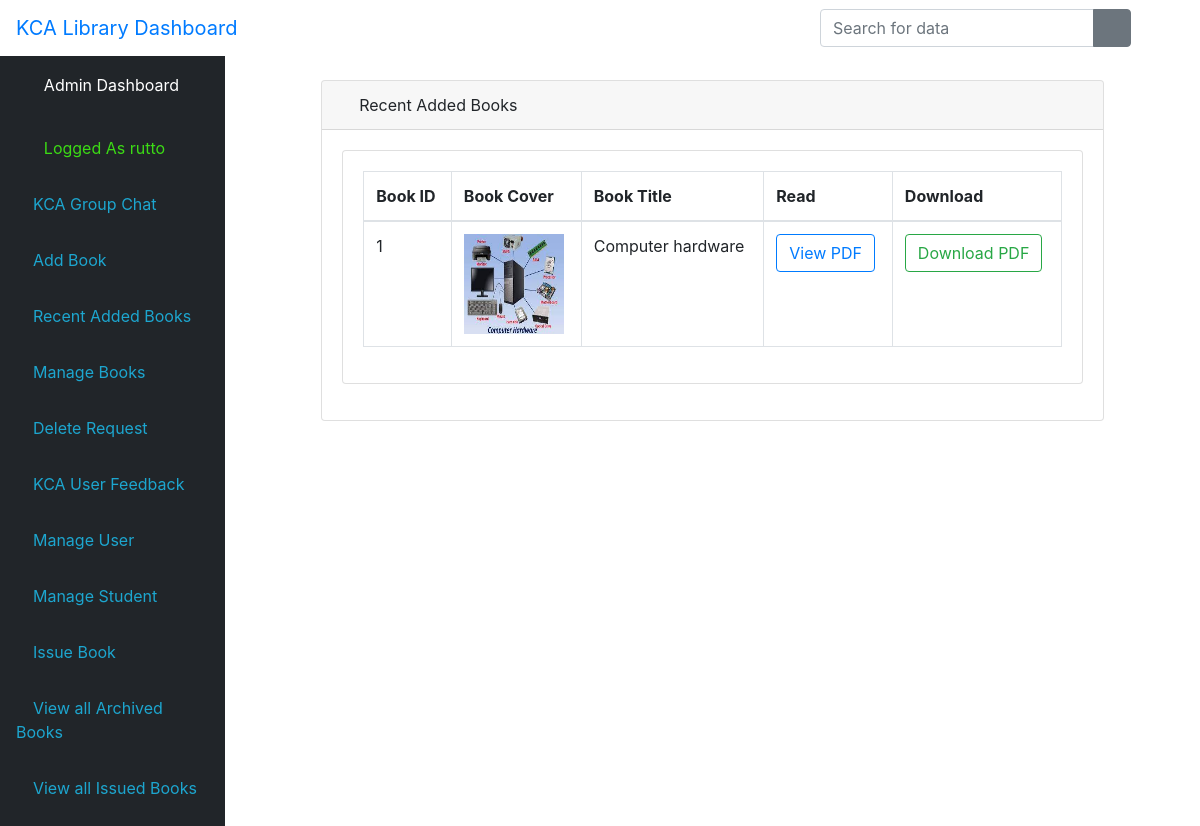
Screenshot of /albook/ (signed in) with the database file from the repository.
### bookstore/models.py (models this page shows, shortened)
class User(AbstractUser):
    is_admin = models.BooleanField(default=False)
    is_publisher = models.BooleanField(default=False)
    is_librarian = models.BooleanField(default=False)
    class Meta:
        swappable = 'AUTH_USER_MODEL'

class Book(models.Model):
    id = models.AutoField(primary_key="True")
    title = models.CharField(max_length=100)
    author = models.CharField(max_length=100)
    year = models.CharField(max_length=100)
    publisher = models.CharField(max_length=200)
    desc = models.CharField(max_length=1000)
    uploaded_by = models.ForeignKey(User, max_length=100, on_delete=models.CASCADE)
    pdf = models.FileField(upload_to='bookapp/pdfs/')
    cover = models.ImageField(upload_to='bookapp/covers/', null=True, blank=True)

### bookstore/views.py (the view)
# urls.py: path('albook/', views.ABookListView.as_view(), name='albook'),
class ABookListView(LoginRequiredMixin,ListView):
	model = Book
	template_name = 'dashboard/book_list.html'
	context_object_name = 'books'
	paginate_by = 3
	def get_queryset(self):
		return Book.objects.order_by('id')

### bookstore/templates/dashboard/book_list.html (shortened to what this page needs)
{% extends 'dashboard/base.html' %}
{% load static %}
{% block body %}
<div class="container-fluid">
<div class="row" style="padding-top: 30px">
<div class="col-sm-1" style="color: red">
</div>
<div class="col-sm-10">
                <div class="card mb-3">
                <div class="card-header">
                    <i class="fas fa-table text-primary"></i>
                    Recent Added Books
                </div>
                <div class="card-body">
            <div class="card mb-3">
                <div class="card-body">
                    <div class="table-responsive">
                         <table class="table table-bordered" id="dataTable" width="100%" cellspacing="0">
                            <thead>
                            <tr>
                                <th>Book ID</th>
                                <th>Book Cover</th>
                                <th>Book Title</th>
                                <th>Read</th>
                                <th>Download</th>
                            </tr>
                            </thead>
                            <tbody>
                              {% if books %}
                                {% for book in books %}
                                <tr>
                                  <td>{{ book.id }}</td>
                                  <td>
                                    {% if book.cover %}
                                    <img src="{{ book.cover.url }}" alt="{{ book.title }}" style="width:100px; height: 100px">
                                    {% else %}
                                    <span class="text-muted">No cover</span>
                                    {% endif %}
                                   </td>
                                  <td>{{ book.title }}</td>
                                  <td>
                                  {% if book.pdf %}
                                    <a href="{{ book.pdf.url }}" class="btn btn-outline-primary" target="_blank">
                                  View PDF</a>
                                  {% else %}
                                  <span class="text-muted">No PDF</span>
                                 {% endif %}
                                </td>
                                    <td>
                                    {% if book.cover %}
                                      <a href="{{ book.pdf.url }}" download class="btn btn-outline-success">
                                    Download PDF</a>
                                    {% else %}
                                   <span class="text-muted">No PDF</span>
                                   {% endif %}
                                  </td>
                                </tr>
                                {% endfor %}
                                {% endif %}
                            </tbody>
                        </table>
                    </div>
                </div>
            </div>
        </div>
    </div>
</div>
<div class="col-sm-1">
</div>
</div>
</body>
</html>
{% endblock %}

### bookstore/templates/dashboard/base.html (shortened to what this page needs)
{% load static %}
<!DOCTYPE html>
<html lang="en">
<head>
    {% load static %}
    <link href="{% static 'vendor/fontawesome-free/css/all.min.css' %}" rel="stylesheet" type="text/css">
       <link rel="stylesheet" href="{% static 'assets/css/bootstrap.min.css' %}">
      <link rel="stylesheet" href="{% static 'assets/fonts/font-awesome-4.7.0/css/font-awesome.min.css' %}">
    <link href="{% static 'vendor/datatables/dataTables.bootstrap4.css' %}" rel="stylesheet">
    <link rel="stylesheet" type="text/css" href="{% static 'css/master.css' %}">
    <link href="{% static 'css/sb-admin.css' %}" rel="stylesheet">
</head>
<body id="page-top">
<nav class="navbar navbar-expand navbar-white bg-white fixed-top">
    <a class="navbar-brand mr-1 text-primary" href="">KCA Library Dashboard</a>
    <button class="btn btn-link btn-sm text-white order-1 order-sm-0" id="sidebarToggle" href="#">
        <i class="fas fa-bars"></i>
    </button>
      <form class="d-none d-md-inline-block form-inline ml-auto mr-0 mr-md-3 my-2 my-md-0" action="{% url 'asearch' %}">
        <div class="input-group">
            <input type="text" class="form-control" name="query" placeholder="Search for data" aria-label="Search" aria-describedby="basic-addon2" style="color: white;">
            <div class="input-group-append">
                <button class="btn btn-secondary" type="submit">
                    <i class="fas fa-search"></i>
                </button>
            </div>
        </div>
    </form>
    <ul class="navbar-nav ml-auto ml-md-0">
        <li class="nav-item dropdown no-arrow">
            <a class="nav-link dropdown-toggle" href="#" id="userDropdown" role="button" data-toggle="dropdown" aria-haspopup="true" aria-expanded="false">
                <i class="fas fa-user-circle fa-fw text-secondary"></i>
            </a>
        </li>
    </ul>
</nav>
<div id="wrapper" style="padding-top: 50px">
<ul class="sidebar navbar-nav">
    <li class="nav-item active">
        <a class="nav-link" href="{% url 'dashboard' %}">
            <i class='fas fa-tachometer-alt' style='font-size:30px;color:rgb(26, 29, 204)'></i>
            <span>Admin Dashboard</span>
        </a>
    </li>
    <li class="nav-item active">
        <a class="nav-link" href="">
            <i class="fa fa-user-circle-o" style="font-size:30px;color:rgb(60, 219, 21)"></i>
            <span style="color: rgb(60, 219, 21)">Logged As {{ user.username }}</span>
        </a>
    </li>
    <li class="nav-item">
        <a class="nav-link" href="{% url 'alchat' %}">
            <i class="fas fa-pen text-secondary" ></i>
            <span style="color: rgb(29, 166, 207)">KCA Group Chat</span>
        </a>
    </li>
        <li class="nav-item">
        <a class="nav-link" href="{% url 'aabook_form' %}">
            <i class="fas fa-book text-secondary"></i>
            <span style="color: rgb(29, 166, 207)">Add Book</span>
        </a>
    </li>
    <li class="nav-item">
        <a class="nav-link" href="{% url 'albook' %}">
            <i class="fas fa-book text-secondary"></i>
            <span style="color:rgb(29, 166, 207)">Recent Added Books</span>
        </a>
    </li>
      <li class="nav-item">
        <a class="nav-link" href="{% url 'ambook' %}">
            <i class="fas fa-book text-secondary"></i>
            <span style="color:rgb(29, 166, 207)">Manage Books</span>
        </a>
    </li>
     <li class="nav-item">
        <a class="nav-link" href="{% url 'adrequest' %}">
            <i class="fas fa-book text-secondary"></i>
            <span style="color: rgb(29, 166, 207)">Delete Request</span>
        </a>
    </li>
     <li class="nav-item">
        <a class="nav-link" href="{% url 'afeedback' %}">
            <i class="fas fa-book text-secondary"></i>
            <span style="color:rgb(29, 166, 207)">KCA User Feedback</span>
        </a>
    </li>
     <li class="nav-item">
        <a class="nav-link" href="{% url 'aluser' %}">
            <i class="fas fa-user text-secondary"></i>
            <span style="color:rgb(29, 166, 207)">Manage User</span>
        </a>
    </li>
        <li class="nav-item">
            <a class="nav-link" href="{% url 'studentlist' %}">
                <i class="fas fa-user text-secondary"></i>
                <span style="color:rgb(29, 166, 207)">Manage Student</span>
            </a>
    </li>
<li class="nav-item">
    <a class="nav-link" href="{% url 'book_issue' %}">
        <i class="fas fa-user text-secondary"></i>
        <span style="color:rgb(29, 166, 207)">Issue Book</span>
    </a>
</li>
<li class="nav-item">
    <a class="nav-link" href="{% url 'studentlist' %}">
        <i class="fas fa-user text-secondary"></i>
        <span style="color:rgb(29, 166, 207)">View all Archived Books</span>
    </a>
</li>
<li class="nav-item">
    <a class="nav-link" href="{% url 'studentlist' %}">
        <i class="fas fa-user text-secondary"></i>
        <span style="color:rgb(29, 166, 207)">View all Issued Books</span>
    </a>
</li>
</ul>
    {% block body %}{% endblock %}

### static/css/master.css (style rules this page uses)
html { scroll-behavior: smooth; }
li { list-style-type: none; }

### bookstore/templates/dashboard/base.html (style rules this page uses)
body { background-image: url("https://assets.weforum.org/article/image/responsive_big_webp_hySrQhk9QgN45B-0z8PR0bd8ZRyDZ9LnvzPSGaIb91Q.webp"); }
body { display: flex; flex-direction: column; min-height: 100vh; }

### rows the page displays
User: username "rutto"
Book: id "1", cover (picture), title "Computer hardware"
